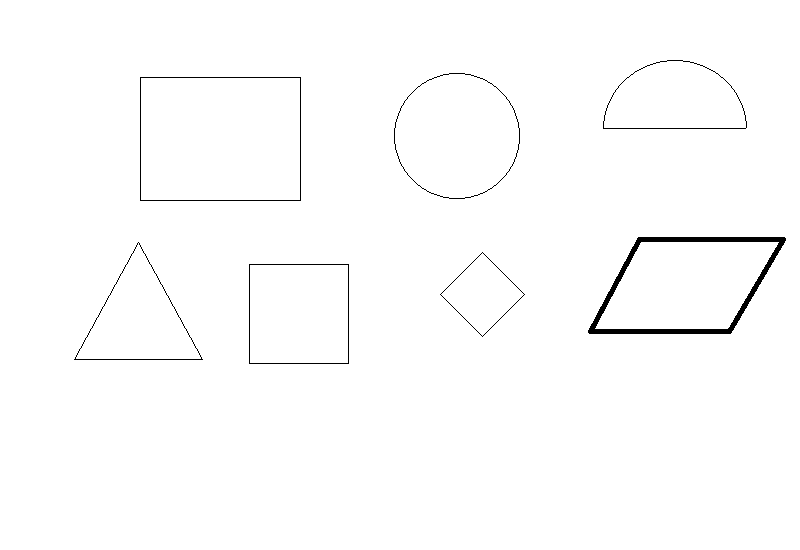
#> input picture HoloSquare2.bmp, 800 x 550 px
$ python NewImageProcessor.py
#> lines starting #> are read from the running program, lines starting #| are printed output that depends on the picture; after the words box and inside, x2 and y2 are one past the last pixel; in counts of white or black regions, pixels touching at a corner belong together
from scipy.spatial import distance as dist
from imutils import perspective
from imutils import contours
import numpy as np
import argparse
import imutils
import cv2
import math

#Initialises Image settings
img = cv2.imread('HoloSquare2.bmp')
#> img is the input picture: shape (550, 800, 3); 98.9% white; 7 black regions, largest, box (x1, y1, x2, y2) and area: (588, 237, 786, 334) 2466, (140, 77, 301, 201) 566, (249, 264, 349, 364) 396
gray = cv2.cvtColor(img, cv2.COLOR_BGR2GRAY)

ret,thresh = cv2.threshold(gray,127,255,1)
#> thresh: shape (550, 800); 1.1% white; 7 white regions

contours,h = cv2.findContours(thresh,1,2)
#> contours = 14 contours; largest, box (x1, y1, x2, y2) and area: (140, 77, 301, 201) 19680, (140, 77, 301, 201) 19678, (588, 237, 786, 334) 14036, (394, 73, 520, 199) 12263, (394, 73, 520, 199) 12263; h = 14 rows, first 6: [1, -1, -1, -1], [2, 0, -1, -1], [3, 1, -1, -1], [4, 2, -1, -1], [5, 3, -1, -1], [6, 4, -1, -1]

#Both Functions get the relative angle, both work to varying levels of success
# [36 lines left out: functions getAngleDP, getAngleAtan, sumOfAngles, not called in this run]
#Gets the overall rotation of the shape, spanning from -180 to 180
def getOrientation(contour):

    rect = cv2.minAreaRect(contour)
    print(rect[2])
    box = cv2.boxPoints(rect)
    box = np.int0(box)
    height_px_1 = box[0][1] - box[3][1]
    height_px_2 = box[1][1] - box[2][1]


    if height_px_1 < height_px_2:
        close_height_px = height_px_2
        far_height_px = height_px_1
    else:
        close_height_px = height_px_1
        far_height_px = height_px_2

    return rect[2]

#Marks the vertices of the shape, can be used to get the number of them as well
def getCorners(contours):
    corners = 0
    for i in range(len(contours)):
        rect = cv2.minAreaRect(contours[i])
        center = rect[0]
        box = cv2.boxPoints(rect)
        box = np.int0(box)
        cv2.drawContours(img,[box],0,(255,0,0),2)
        corners += 1

    return corners
#Gets the centre of an entire object based on contour
def getCentre(contour):
    M = cv2.moments(contour)
    cX = int(M["m10"] / M["m00"])
    cY = int(M["m01"] / M["m00"])

    return cX, cY

#Gets the distance of each corner(I think) to the centre of the shape
def DistanceFromCentre(contours):
    conRect = []
    centrePoint = getCentre(contours)
    for i in range(len(contours)):
        conBB = cv2.minAreaRect(contours[i])

        conRect.append(conBB[0])
    disFromCentre = []
    for i in range(len(conRect)):
        Corner = conRect[i-1]

        Hypot = np.sqrt((Corner[0] - centrePoint[0])**2 + (Corner[1] - centrePoint[1])**2)
        disFromCentre.append(Hypot)

    return disFromCentre
#Gets the length of each edge and compiles them into a list
def getEdgeLengths(contours):
    conRect = []
    for i in range(len(contours)):
        conBB = cv2.minAreaRect(contours[i])

        conRect.append(conBB[0])
    conLength = []
    for i in range(len(conRect)):
        Length1 = conRect[i-1]
        Length2= conRect[i]


        Hypot = np.sqrt((Length1[0] - Length2[0])**2 + (Length1[1] - Length2[1])**2)
        conLength.append(Hypot)

    return conLength
#Checks if Edge lengths are equal, doesn't work well with circles
# [19 lines left out: function ifEdgeLengthsEqual, not called in this run]
#Prints the results to screen
for cnt in contours:
    approx = cv2.approxPolyDP(cnt,0.01*cv2.arcLength(cnt,True),True)
    #approx is used for specific functions, cnt is used for the drawing.
    print(len(approx))

    getCorners(approx)
    getOrientation(cnt)
    if len(getEdgeLengths(approx)) < 9:
        print(getEdgeLengths(approx))

    if len(DistanceFromCentre(approx)) < 9:

        print(DistanceFromCentre(approx))
    else:
        print(DistanceFromCentre(approx)[0])
    cv2.drawContours(img,[cnt],0,(1,1,1),-1)
#> this loop made 14 passes
#> (approx, rect in getOrientation, box in getOrientation, height_px_1 in getOrientation, height_px_2 in getOrientation, close_height_px in getOrientation, far_height_px in getOrientation) on passes 1 to 4: ([[249, 265], [347, 264], [348, 362], [250, 363]], ((298.5, 313.5), (99, 99), -90), [[347, 362], [248, 362], [248, 263], [347, 263]], 99, 99, 99, 99), ([[249, 264], [249, 363], [348, 363], [348, 264]], ((298.5, 313.5), (99, 99), -90), [[348, 363], [249, 363], [249, 264], [348, 264]], 99, 99, 99, 99), ([[482, 252], [524, 294], [482, 336], [440, 294]], ((482, 294), (59.4, 59.4), -45), [[482, 336], [440, 294], [482, 252], [524, 294]], 42, 42, 42, 42), ([[482, 252], [440, 294], [482, 336], [524, 294]], ((482, 294), (59.4, 59.4), -45), [[482, 336], [440, 294], [482, 252], [524, 294]], 42, 42, 42, 42)
#> (rect in getOrientation, box in getOrientation, height_px_1 in getOrientation, height_px_2 in getOrientation, close_height_px in getOrientation, far_height_px in getOrientation) on passes 11 to 14: (((456.5, 135.5), (124.5, 124.5), -45), [[456, 223], [368, 135], [456, 47], [544, 135]], 88, 88, 88, 88), (((456.5, 135.5), (124.5, 124.5), -45), [[456, 223], [368, 135], [456, 47], [544, 135]], 88, 88, 88, 88), (((674.5, 94), (68, 143), -90), [[745, 127], [602, 127], [602, 60], [745, 60]], 67, 67, 67, 67), (((674.5, 94), (68, 143), -90), [[746, 128], [603, 128], [603, 60], [746, 60]], 68, 68, 68, 68)
#> (printed output is left out)
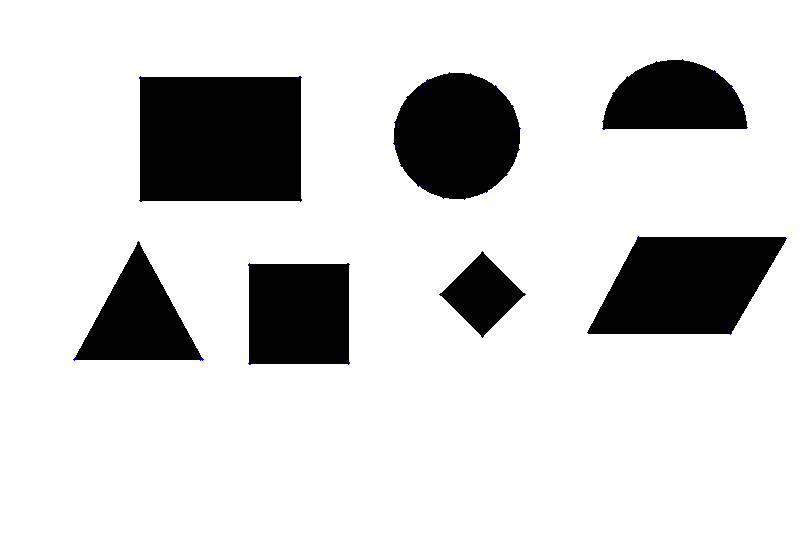
#> img: shape (550, 800, 3); 17.24% of pixels changed, all inside (x1, y1, x2, y2) = (73, 59, 787, 365)

cv2.imshow('img',img)
cv2.waitKey(0)
cv2.destroyAllWindows()
